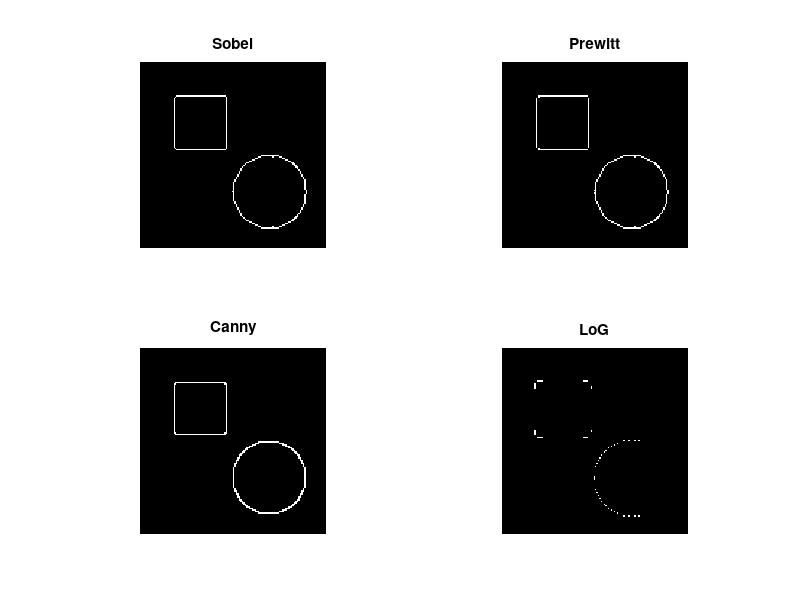

Write MATLAB code to recreate this figure. (Note: this script raises an error after producing the figure.)
% edge_detection.m
% Compare edge detectors (sobel / prewitt / canny / log) on a synthetic
% scene: a filled square + circle on a slowly varying gradient.



clear
close all

% Synthetic 128x128 scene with sharp shapes on a soft gradient.
[X, Y] = meshgrid(1:128, 1:128);
img = 0.4 + 0.003 * X;            % background gradient
sq  = (X >= 25 & X <= 60 & Y >= 25 & Y <= 60);
cir = ((X - 90).^2 + (Y - 90).^2) <= 25^2;
img(sq | cir) = 0.9;

% Apply each detector.
e_sobel   = edge(img, 'sobel');
e_prewitt = edge(img, 'prewitt');
e_canny   = edge(img, 'canny');
e_log     = edge(img, 'log');

% 4-up display.
figure;
subplot(2,2,1); imshow(e_sobel);   title('Sobel');
subplot(2,2,2); imshow(e_prewitt); title('Prewitt');
subplot(2,2,3); imshow(e_canny);   title('Canny');
subplot(2,2,4); imshow(e_log);     title('LoG');
sgtitle('Edge detectors on the same scene');
